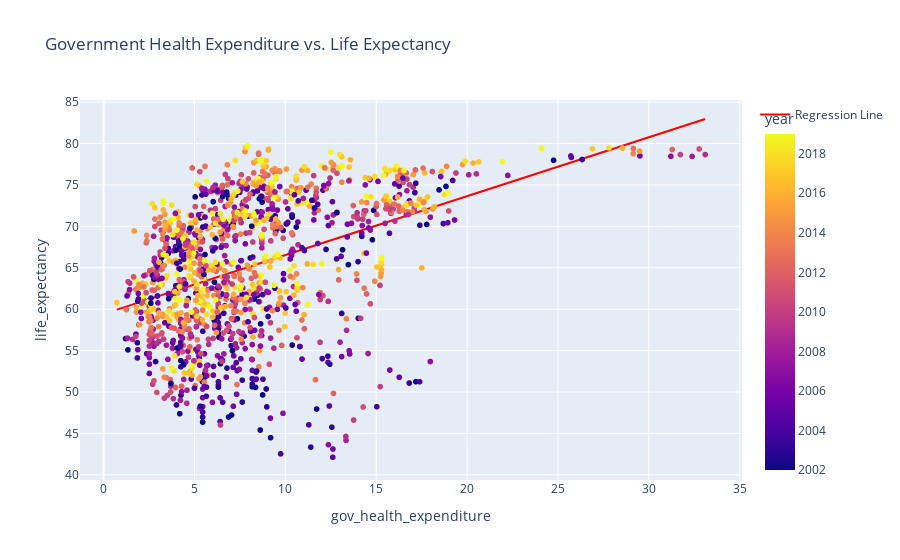

This figure's notebook cell:
### Code cell
# Create an interactive plot
# created with the help of chatgpt

fig = px.scatter(df_lr, x='gov_health_expenditure', y='life_expectancy', color='year', hover_name='year', title='Government Health Expenditure vs. Life Expectancy')
fig.add_scatter(x=df_lr['gov_health_expenditure'], y=lr.predict(df_lr[['gov_health_expenditure']]), mode='lines', name='Regression Line', line=dict(color='red'))

fig.show()

### Figure 1 — Plotly figure (JSON) as saved in the notebook; plotly's stock layout.template omitted (floating-point values rounded to 4 significant figures; data arrays with more than 128 entries replaced by an {"elided": "..."} marker saying what was removed)
{"data": [{"hovertemplate": "<b>%{hovertext}</b><br><br>gov_health_expenditure=%{x}<br>life_expectancy=%{y}<br>year=%{marker.color}<extra></extra>", "hovertext": {"elided": "1365 int values"}, "legendgroup": "", "marker": {"color": {"elided": "1365 int values"}, "coloraxis": "coloraxis", "symbol": "circle"}, "mode": "markers", "name": "", "showlegend": false, "type": "scattergl", "x": {"elided": "1365 float values"}, "xaxis": "x", "y": {"elided": "1365 float values"}, "yaxis": "y"}, {"line": {"color": "red"}, "mode": "lines", "name": "Regression Line", "type": "scatter", "x": {"elided": "1365 float values"}, "y": {"elided": "1365 float values"}}], "layout": {"autosize": true, "coloraxis": {"colorbar": {"title": {"text": "year"}}, "colorscale": [[0, "#0d0887"], [0.1111, "#46039f"], [0.2222, "#7201a8"], [0.3333, "#9c179e"], [0.4444, "#bd3786"], [0.5556, "#d8576b"], [0.6667, "#ed7953"], [0.7778, "#fb9f3a"], [0.8889, "#fdca26"], [1, "#f0f921"]]}, "legend": {"tracegroupgap": 0}, "title": {"text": "Government Health Expenditure vs. Life Expectancy"}, "xaxis": {"anchor": "y", "autorange": true, "domain": [0, 1], "range": [-1.246, 35.08], "title": {"text": "gov_health_expenditure"}, "type": "linear"}, "yaxis": {"anchor": "x", "autorange": true, "domain": [0, 1], "range": [38.83, 85.29], "title": {"text": "life_expectancy"}, "type": "linear"}}}
